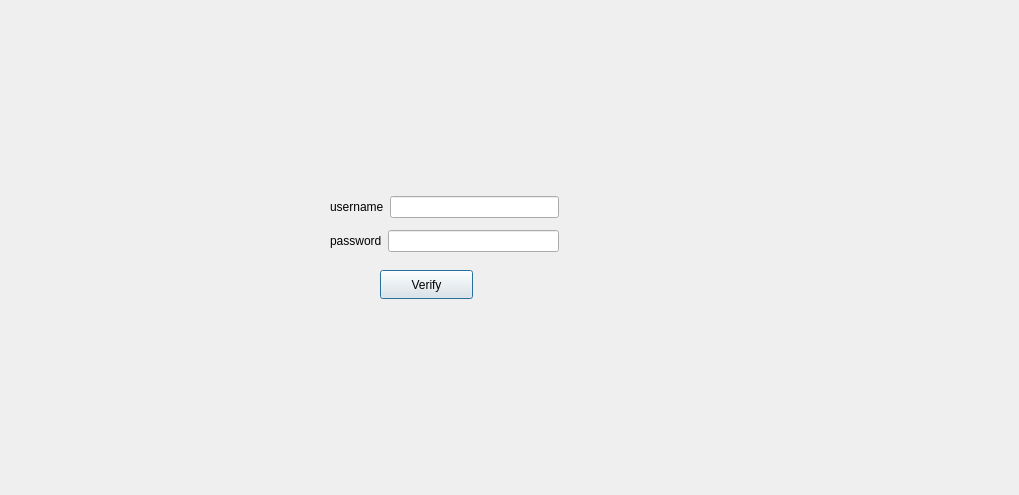
<?xml version="1.0" encoding="UTF-8"?>
<ui version="4.0">
 <class>GameHistoryLogin</class>
 <widget class="QDialog" name="GameHistoryLogin">
  <property name="geometry">
   <rect>
    <x>0</x>
    <y>0</y>
    <width>1019</width>
    <height>495</height>
   </rect>
  </property>
  <property name="windowTitle">
   <string>Dialog</string>
  </property>
  <widget class="QPushButton" name="Verify">
   <property name="geometry">
    <rect>
     <x>380</x>
     <y>270</y>
     <width>93</width>
     <height>29</height>
    </rect>
   </property>
   <property name="text">
    <string>Verify</string>
   </property>
  </widget>
  <widget class="QWidget" name="layoutWidget">
   <property name="geometry">
    <rect>
     <x>330</x>
     <y>190</y>
     <width>229</width>
     <height>69</height>
    </rect>
   </property>
   <layout class="QVBoxLayout" name="verticalLayout">
    <item>
     <layout class="QHBoxLayout" name="horizontalLayout">
      <item>
       <widget class="QLabel" name="label_2">
        <property name="text">
         <string>username</string>
        </property>
       </widget>
      </item>
      <item>
       <widget class="QLineEdit" name="lineEdit_Username">
        <property name="placeholderText">
         <string/>
        </property>
       </widget>
      </item>
     </layout>
    </item>
    <item>
     <layout class="QHBoxLayout" name="horizontalLayout_2">
      <item>
       <widget class="QLabel" name="label_3">
        <property name="text">
         <string>password</string>
        </property>
       </widget>
      </item>
      <item>
       <widget class="QLineEdit" name="lineEdit_Password">
        <property name="echoMode">
         <enum>QLineEdit::Password</enum>
        </property>
        <property name="placeholderText">
         <string/>
        </property>
       </widget>
      </item>
     </layout>
    </item>
   </layout>
  </widget>
 </widget>
 <resources/>
 <connections/>
</ui>
